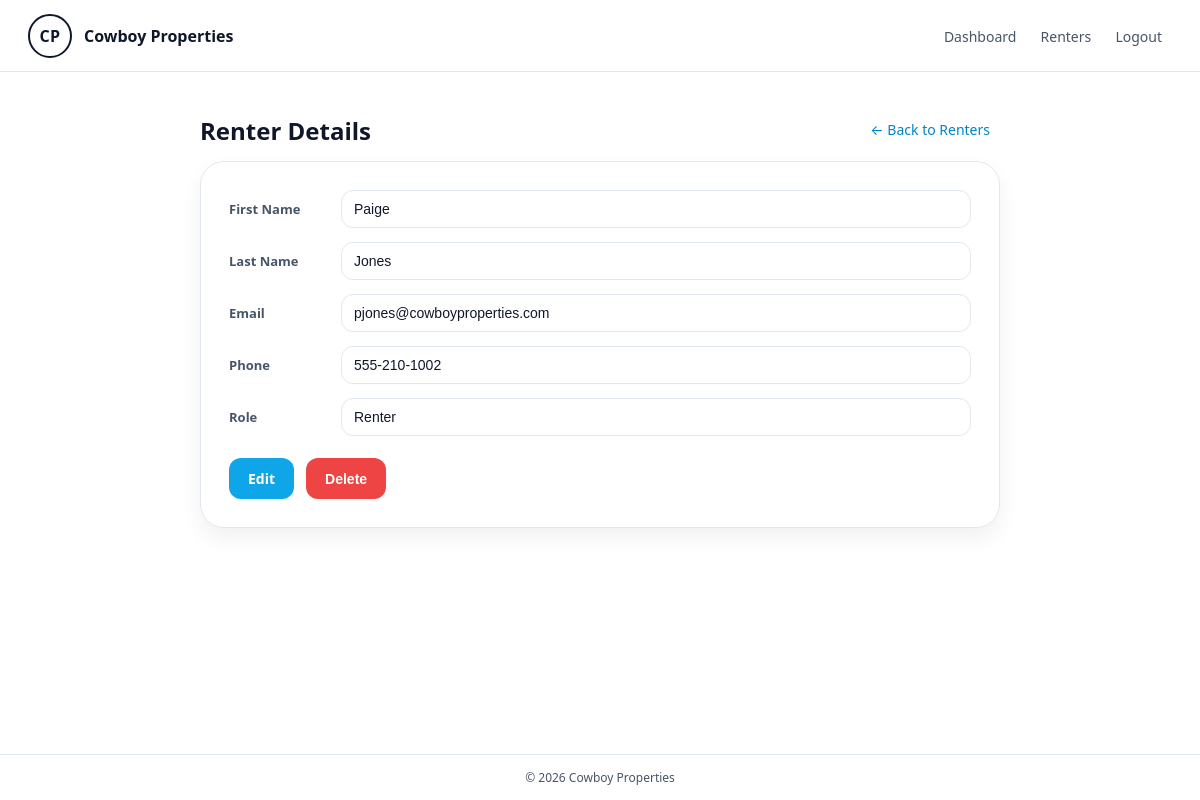
The app's page /Pages/admin-renter-details.php?id=2 (signed in) with its own data.
### tables this page shows
CREATE TABLE IF NOT EXISTS `renter` (
  `RenterID` int NOT NULL AUTO_INCREMENT,
  `Firstname` varchar(60) NOT NULL,
  `Lastname` varchar(60) NOT NULL,
  `email` varchar(255) NOT NULL,
  `phone` char(15) DEFAULT NULL,
  `password` varchar(255) NOT NULL,
  `role` varchar(20) NOT NULL DEFAULT 'renter',
  PRIMARY KEY (`RenterID`),
  UNIQUE KEY `email` (`email`)
);

### Pages/admin-renter-details.php (the view, shortened to what this page needs)
<?php
$id = isset($_GET['id']) ? (int)$_GET['id'] : 0;
try {
    $pdo = get_db();
    $stmt = $pdo->prepare('SELECT RenterID, Firstname, Lastname, email, phone FROM renter WHERE RenterID = ? LIMIT 1');
    $stmt->execute([$id]);
    $user = $stmt->fetch();
} catch (PDOException $e) {
    $error = 'Unable to load this renter right now.';
    $user = [
        'RenterID' => $id,
        'Firstname' => '',
        'Lastname' => '',
        'email' => '',
        'phone' => '',
    ];
}
?>
<!DOCTYPE html>
<html lang="en">
<head>
</head>
<body>
    <div class="page">
        <header class="navbar">
            <a class="brand" href="../index.php">
                <div class="logo">CP</div>
                <strong>Cowboy Properties</strong>
            </a>
            <nav class="nav-links">
                <a href="../index.php">Dashboard</a>
                <a href="admin-renters-view.php">Renters</a>
                <a href="../logout.php">Logout</a>
            </nav>
        </header>
        <main>
            <div class="wrap">
                <div class="top-row">
                    <h2>Renter Details</h2>
                    <a class="back-link" href="admin-renters-view.php">← Back to Renters</a>
                </div>
                <div class="panel">
                    <form>
                        <div class="field">
                            <label>First Name</label>
                            <input type="text" value="<?php echo htmlspecialchars($user['Firstname'] ?? ''); ?>" readonly>
                        </div>
                        <div class="field">
                            <label>Last Name</label>
                            <input type="text" value="<?php echo htmlspecialchars($user['Lastname'] ?? ''); ?>" readonly>
                        </div>
                        <div class="field">
                            <label>Email</label>
                            <input type="text" value="<?php echo htmlspecialchars($user['email'] ?? ''); ?>" readonly>
                        </div>
                        <div class="field">
                            <label>Phone</label>
                            <input type="text" value="<?php echo htmlspecialchars($user['phone'] ?? ''); ?>" readonly>
                        </div>
                        <div class="field">
                            <label>Role</label>
                            <input type="text" value="Renter" readonly>
                        </div>
                        <div class="actions">
                            <a class="btn btn-primary" href="admin-renter-edit.php?id=<?php echo (int)$user['RenterID']; ?>">Edit</a>
                            <button class="btn btn-danger" id="deleteBtn" type="button">Delete</button>
                        </div>
                    </form>
                </div>
            </div>
        </main>
        <footer>
            &copy; <?php echo date("Y"); ?> Cowboy Properties
        </footer>
    </div>
</body>
</html>

### Pages/admin-renter-details.php (style rules this page uses)
:root { --bg: #ffffff; --text: #0f172a; --muted: #475569; --border: #e2e8f0; --soft: #f8fafc; --brand: #0ea5e9; --brand-dark: #0284c7; --danger: #ef4444; --danger-dark: #dc2626; }
* { box-sizing: border-box; }
body { margin: 0; font-family: system-ui, -apple-system, Segoe UI, Roboto, Helvetica, Arial, sans-serif; background: var(--bg); color: var(--text); }
.page { min-height: 100vh; display: flex; flex-direction: column; }
.navbar { height: 72px; display: flex; align-items: center; justify-content: space-between; padding: 0 28px; border-bottom: 1px solid var(--border); background: #fff; }
.brand { display: flex; align-items: center; gap: 12px; text-decoration: none; color: inherit; }
.logo { width: 44px; height: 44px; border-radius: 999px; border: 2px solid #0f172a; display: grid; place-items: center; font-weight: 700; letter-spacing: .5px; }
.nav-links a { text-decoration: none; color: var(--muted); font-size: 14px; padding: 8px 10px; border-radius: 10px; }
main { flex: 1; padding: 40px 16px; display: flex; justify-content: center; }
.wrap { width: min(800px, 92vw); }
.top-row { display: flex; align-items: flex-end; justify-content: space-between; gap: 12px; margin-bottom: 14px; }
h2 { margin: 0; }
.back-link { font-size: 14px; color: var(--brand-dark); text-decoration: none; padding: 8px 10px; border-radius: 10px; }
.panel { border: 1px solid var(--border); border-radius: 24px; background: #fff; padding: 28px; box-shadow: 0 10px 22px rgba(15, 23, 42, 0.06); }
.field { display: grid; grid-template-columns: 100px 1fr; align-items: center; gap: 12px; margin-bottom: 14px; }
label { font-size: 13px; font-weight: 700; color: var(--muted); }
input { padding: 10px 12px; border-radius: 12px; border: 1px solid var(--border); font-size: 14px; background: #fff; }
input[readonly] { background: #fff; color: var(--text); }
.actions { margin-top: 22px; display: flex; gap: 12px; flex-wrap: wrap; }
.btn { padding: 10px 18px; border-radius: 12px; border: 1px solid transparent; font-weight: 700; cursor: pointer; font-size: 14px; transition: all .15s ease; text-decoration: none; display: inline-flex; align-items: center; justify-content: center; }
.btn-primary { background: var(--brand); color: #fff; }
.btn-danger { background: var(--danger); color: #fff; }
footer { border-top: 1px solid var(--border); padding: 14px 20px; text-align: center; font-size: 12px; color: var(--muted); }

### records on screen
renter: Firstname "Paige", Lastname "Jones", email "pjones@cowboyproperties.com", phone "555-210-1002"
